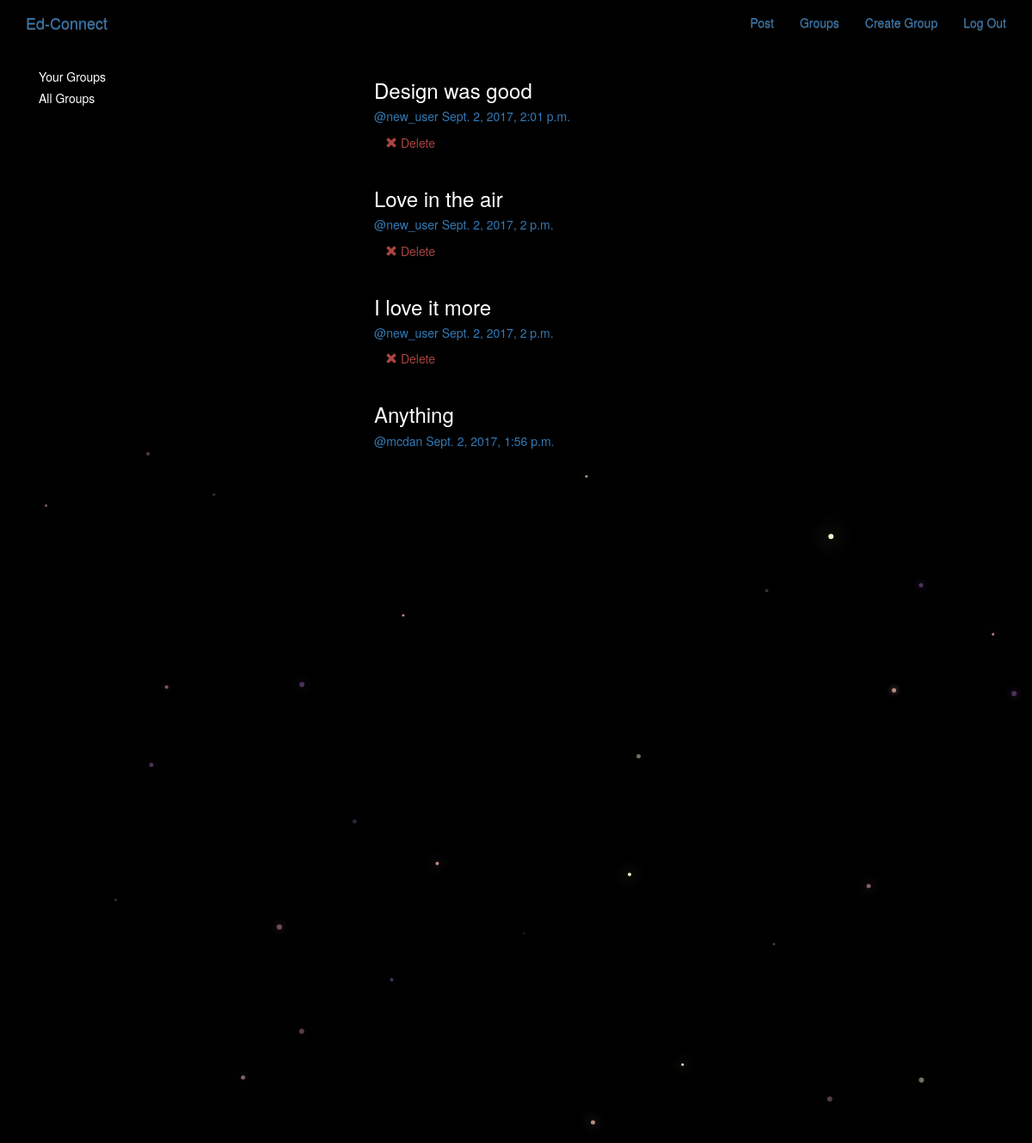
The page /posts/ (signed in) on the database its author committed.
### posts/models.py (models this page shows, shortened)
class Post(models.Model):
    user = models.ForeignKey(User, related_name='posts')
    created_at = models.DateTimeField(auto_now=True)
    message = models.TextField()
    message_html = models.TextField(editable=False)
    group = models.ForeignKey(Group, related_name='posts', null=True, blank=True)
    class Meta():
        ordering = ['-created_at']
        unique_together = ('user', 'message')

### posts/views.py (the view)
class PostList(SelectRelatedMixin, generic.ListView):
    model = models.Post
    select_related = ('user', 'group')

### posts/templates/posts/post_list.html (shortened to what this page needs)
{% extends "posts/post_base.html" %}
{% block prepost %}
  <div class="col-md-4">
    {% if request.user.is_authenticated %}
          <div class="card card-with-shadow">
            <div class="content">
              <h5 class="title">Your Groups</h5>
            </div>
          </div>
    {% endif %}
    <div class="card card-with-shadow">
      <div class="content">
        <h5 class="title">All Groups</h5>
      </div>
    </div>
  </div>
{% endblock %}
{% block post_content %}
  <div class="col-md-8">
    {% for post in post_list %}
      {% include "posts/_post.html" %}
    {% endfor %}
  </div>
{% endblock %}

### posts/templates/posts/_post.html (shortened to what this page needs)
<div class="post media">
  <h3>{{ post.message_html|safe }}</h3>
  <div class="mdeia-body">
    <h5 class="media-heading">
      <span class="username">
        <a href="{% url 'posts:for_user' username=post.user.username %}">@{{ post.user.username }}</a>
      </span>
    <time class="time">
      <a href="{% url 'posts:single' username=post.user.username pk=post.pk}">
        {{ post.created_at }}
      </a>
    </time>
  </h5>
  <div class="media-footer">
    {% if user.is_authenticated and post.user == user %}
    <a href="{% url 'posts:delete' pk=post.pk %}" title="delete" class="btn btn-simple">
      <span class="glyphicon glyphicon-remove text-danger" aria-hidden="true"></span>
      <span class="text-danger icon-label">Delete</span>
    </a>
  </div>
  </div>
</div>

### static/simplesocial/css/master.css (style rules this page uses)
body { margin: 0; overflow: hidden; background-color: black; color:white; }

### rows shown on the page
Post: message_html "Design was good", user.username "new_user", created_at "Sept. 2, 2017, 2:01 p.m.", shows "Delete"
Post: message_html "Love in the air", user.username "new_user", created_at "Sept. 2, 2017, 2 p.m.", shows "Delete"
Post: message_html "I love it more", user.username "new_user", created_at "Sept. 2, 2017, 2 p.m.", shows "Delete"
Post: message_html "Anything", user.username "mcdan", created_at "Sept. 2, 2017, 1:56 p.m."
